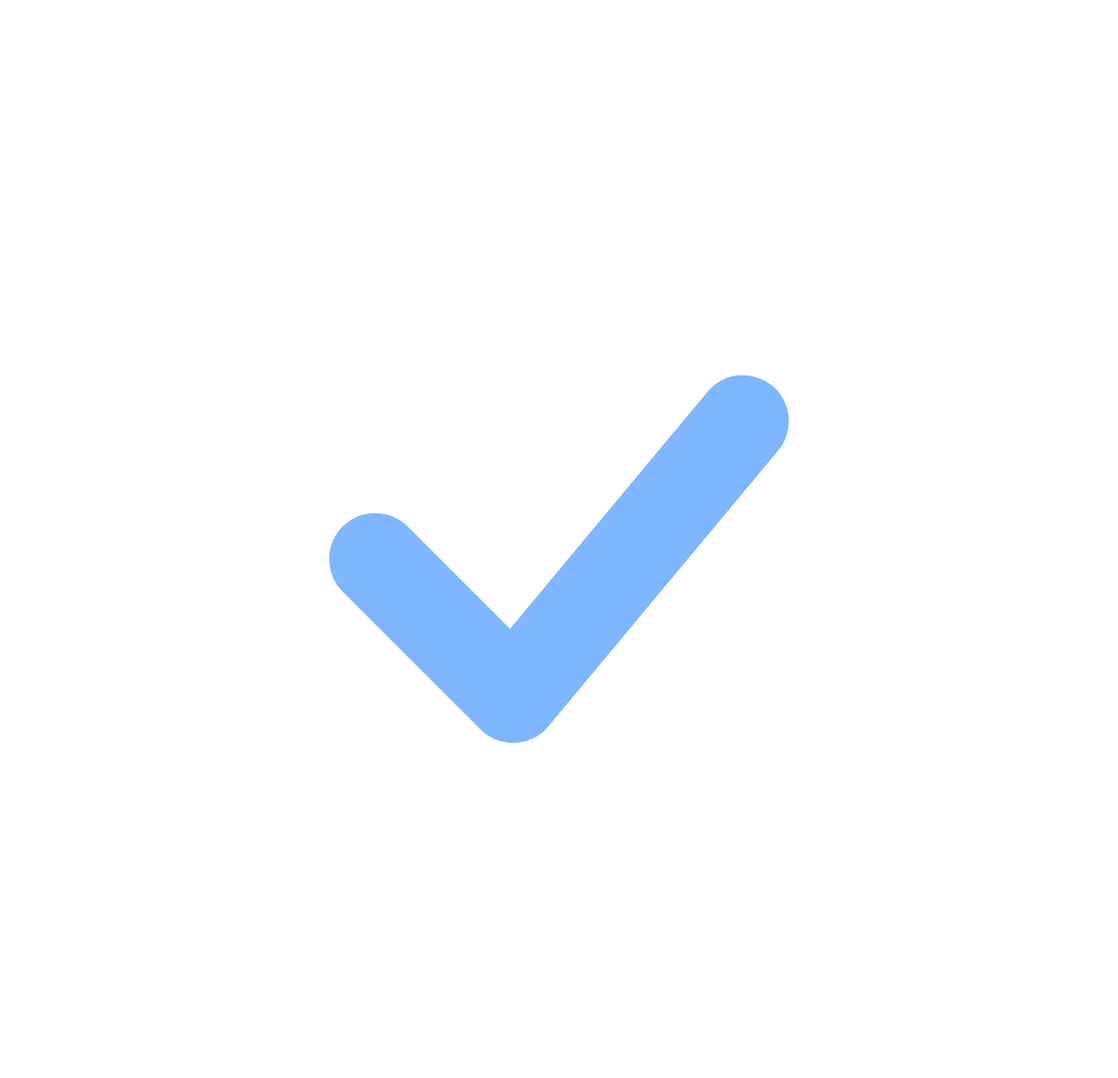
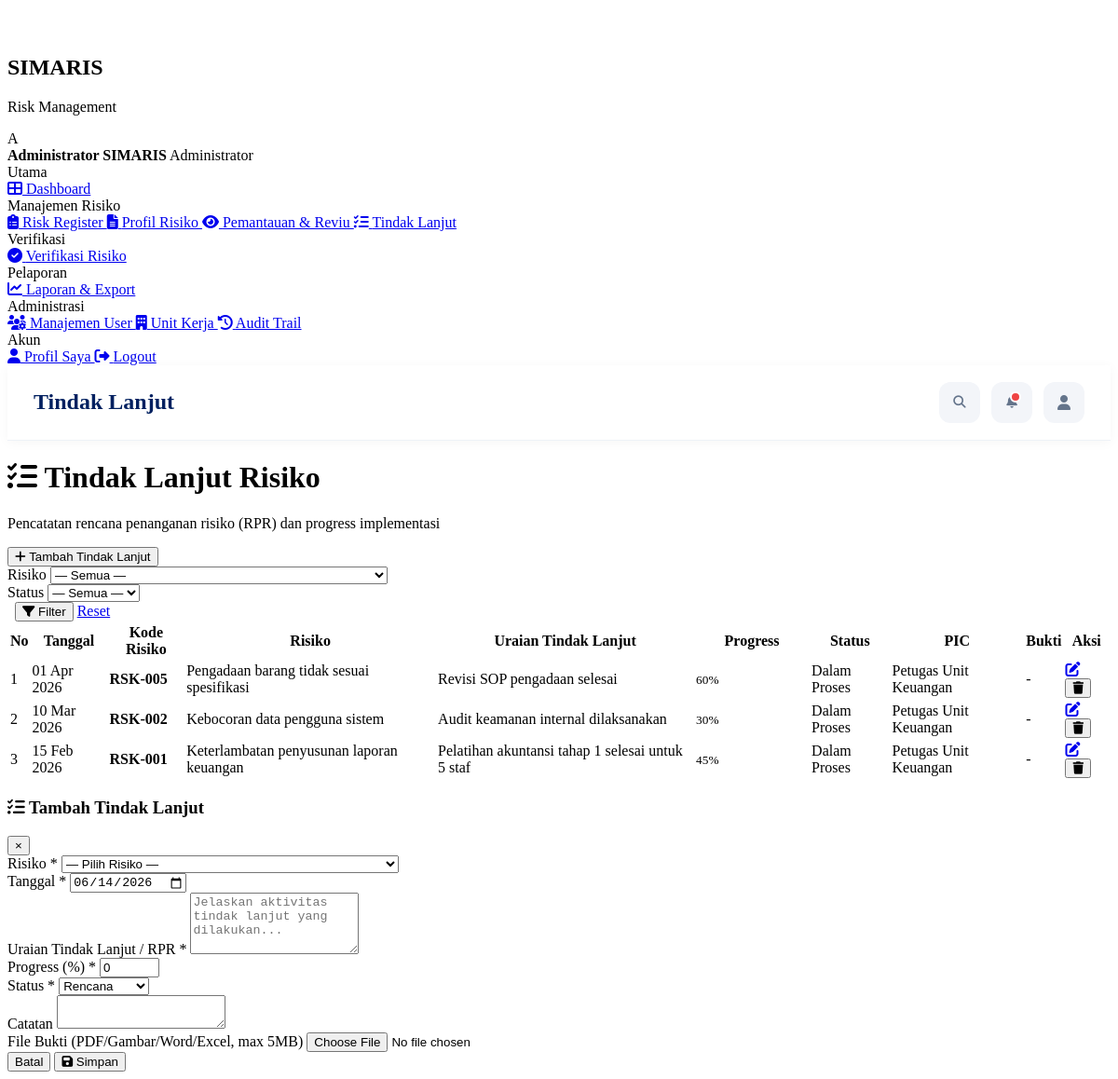
The app's page /pages/tindak_lanjut.php (signed in) with its own data (2 pictures, top to bottom).
### tables this page shows
CREATE TABLE `tindak_lanjut` (
  `id`         INT(11)      NOT NULL AUTO_INCREMENT,
  `risiko_id`  INT(11)      NOT NULL,
  `tanggal`    DATE         NOT NULL,
  `uraian`     TEXT         NOT NULL,
  `progress`   INT(3)       NOT NULL DEFAULT 0,
  `status`     ENUM('rencana','on_progress','selesai','terhambat','belum_dimulai','dalam_proses') NOT NULL DEFAULT 'rencana',
  `catatan`    TEXT         DEFAULT NULL,
  `file_bukti` VARCHAR(255) DEFAULT NULL,
  `user_id`    INT(11)      NOT NULL,
  `created_at` TIMESTAMP    DEFAULT CURRENT_TIMESTAMP,
  `updated_at` TIMESTAMP    DEFAULT CURRENT_TIMESTAMP ON UPDATE CURRENT_TIMESTAMP,
  PRIMARY KEY (`id`),
  KEY `idx_risiko_tl` (`risiko_id`),
  CONSTRAINT `fk_tl_risiko` FOREIGN KEY (`risiko_id`) REFERENCES `risiko` (`id`) ON DELETE CASCADE
);

CREATE TABLE `risiko` (
  `id`              INT(11)      NOT NULL AUTO_INCREMENT,
  `kode_risiko`     VARCHAR(30)  NOT NULL UNIQUE,
  `nama_risiko`     VARCHAR(255) NOT NULL,
  `unit_id`         INT(11)      NOT NULL,
  `penyebab`        TEXT         NOT NULL,
  `sumber_risiko`   ENUM('internal','eksternal') NOT NULL,
  `kategori_cuc`    ENUM('C','UC') NOT NULL COMMENT 'Controllable / Uncontrollable',
  `dampak_uraian`   TEXT         NOT NULL,
   
  `pengendalian`    TEXT,
  `efektivitas`     ENUM('efektif','tidak_efektif') DEFAULT 'tidak_efektif',
   
  `likelihood`      INT(1)       NOT NULL,
  `impact`          INT(1)       NOT NULL,
  `bobot`           INT(2)       NOT NULL,
  `nilai_risiko`    INT(4)       NOT NULL COMMENT 'P x D x Bobot',
  `tingkat_risiko`  ENUM('sangat_rendah','rendah','sedang','tinggi','sangat_tinggi') NOT NULL,
  `prioritas`       INT(1)       NOT NULL COMMENT '1=ST, 2=T, 3=S, 4=R, 5=SR',
   
  `selera_risiko`   ENUM('dalam_batas','diatas_batas') NOT NULL,
  `pilihan_penanganan` ENUM('menerima','mitigasi','menghindari','berbagi') NOT NULL,
   
  `rpr_uraian`      TEXT,
  `jadwal_mulai`    DATE,
  `jadwal_selesai`  DATE,
  `pj_id`           INT(11)      DEFAULT NULL COMMENT 'Penanggung Jawab',
   
  `target_likelihood`     INT(1),
  `target_impact`         INT(1),
  `target_bobot`          INT(2),
  `target_nilai_risiko`   INT(4),
  `target_tingkat_risiko` ENUM('sangat_rendah','rendah','sedang','tinggi','sangat_tinggi'),
   
  `status_mitigasi` ENUM('belum','belum_dimulai','dalam_proses','on_progress','selesai') DEFAULT 'belum_dimulai',
  `progress`        INT(3)       DEFAULT 0 COMMENT 'Persentase 0-100',
   
  `status_verifikasi` ENUM('draft','menunggu','disetujui','ditolak') DEFAULT 'draft',
  `verifikator_id`    INT(11)    DEFAULT NULL,
  `tanggal_verifikasi` DATETIME  DEFAULT NULL,
  `catatan_verifikasi` TEXT,
   
  `created_by`      INT(11)      NOT NULL,
  `created_at`      TIMESTAMP    DEFAULT CURRENT_TIMESTAMP,
  `updated_at`      TIMESTAMP    DEFAULT CURRENT_TIMESTAMP ON UPDATE CURRENT_TIMESTAMP,
  PRIMARY KEY (`id`),
  KEY `idx_unit` (`unit_id`),
  KEY `idx_tingkat` (`tingkat_risiko`),
  KEY `idx_status` (`status_mitigasi`)
);

CREATE TABLE `users` (
  `id`            INT(11)      NOT NULL AUTO_INCREMENT,
  `username`      VARCHAR(50)  NOT NULL UNIQUE,
  `email`         VARCHAR(100) NOT NULL UNIQUE,
  `password`      VARCHAR(255) NOT NULL,
  `nama_lengkap`  VARCHAR(150) NOT NULL,
  `role`          ENUM('admin','unit_kerja','verifikator','pimpinan') NOT NULL DEFAULT 'unit_kerja',
  `unit_id`       INT(11)      DEFAULT NULL,
  `foto`          VARCHAR(255) DEFAULT NULL,
  `status`        ENUM('aktif','nonaktif') NOT NULL DEFAULT 'aktif',
  `last_login`    DATETIME     DEFAULT NULL,
  `created_at`    TIMESTAMP    DEFAULT CURRENT_TIMESTAMP,
  `updated_at`    TIMESTAMP    DEFAULT CURRENT_TIMESTAMP ON UPDATE CURRENT_TIMESTAMP,
  PRIMARY KEY (`id`)
);

### includes/functions.php (called while the page is built, shortened)
<?php
function hasRole(array $roles): bool {
    $u = currentUser();
    return in_array($u['role'] ?? '', $roles, true);
}
function currentUser(): array {
    if (isset($_SESSION['user']) && is_array($_SESSION['user'])) {
        return $_SESSION['user'];
    }
    return [
        'id'           => $_SESSION['user_id']      ?? null,
        'username'     => $_SESSION['username']     ?? null,
        'nama_lengkap' => $_SESSION['nama_lengkap'] ?? null,
        'role'         => $_SESSION['role']         ?? null,
        'unit_id'      => $_SESSION['unit_id']      ?? null,
        'email'        => $_SESSION['email']        ?? null,
        'foto'         => $_SESSION['foto']         ?? null,
    ];
}
function formatTanggal(?string $tgl, bool $withTime = false): string {
    return $withTime
        ? date('d M Y, H:i', strtotime($tgl))
        : date('d M Y', strtotime($tgl));
}
function e(?string $str): string {
    return htmlspecialchars($str ?? '', ENT_QUOTES, 'UTF-8');
}

### pages/tindak_lanjut.php (the view, shortened to what this page needs)
<?php
require_once __DIR__ . '/../includes/functions.php';
$pdo = db();
$edit = null;
$where = ['1=1']; $params = [];
$sql = "SELECT tl.*, r.kode_risiko, r.nama_risiko, u.nama_lengkap AS pic_nama
        FROM tindak_lanjut tl
        JOIN risiko r ON r.id = tl.risiko_id
        LEFT JOIN users u ON u.id = tl.user_id
        WHERE " . implode(' AND ', $where) . "
        ORDER BY tl.tanggal DESC, tl.id DESC";
$stmt = $pdo->prepare($sql);
$stmt->execute($params);
$rows = $stmt->fetchAll();
include __DIR__ . '/../includes/header.php';
?>
<div class="page-header">
    <div>
        <h1 class="page-title"><i class="fas fa-tasks"></i> Tindak Lanjut Risiko</h1>
        <p class="page-subtitle">Pencatatan rencana penanganan risiko (RPR) dan progress implementasi</p>
    </div>
    <?php if (hasRole(['admin','unit_kerja'])): ?>
    <button class="btn btn-primary" onclick="openModal('modalTL')">
        <i class="fas fa-plus"></i> Tambah Tindak Lanjut
    </button>
    <?php endif; ?>
</div>
<div class="card">
    <form method="get" class="filter-bar">
        <div class="filter-item">
            <label>Risiko</label>
            <select name="risiko" class="form-control">
                <option value="">— Semua —</option>
            </select>
        </div>
        <div class="filter-item">
            <label>Status</label>
            <select name="status" class="form-control">
                <option value="">— Semua —</option>
            </select>
        </div>
        <div class="filter-item">
            <label>&nbsp;</label>
            <button class="btn btn-primary"><i class="fas fa-filter"></i> Filter</button>
            <a href="tindak_lanjut.php" class="btn btn-outline">Reset</a>
        </div>
    </form>
</div>
<div class="card">
    <div class="table-responsive">
    <table class="data-table">
        <thead>
        <tr>
            <th>No</th>
            <th>Tanggal</th>
            <th>Kode Risiko</th>
            <th>Risiko</th>
            <th>Uraian Tindak Lanjut</th>
            <th>Progress</th>
            <th>Status</th>
            <th>PIC</th>
            <th>Bukti</th>
            <th>Aksi</th>
        </tr>
        </thead>
        <tbody>
        <?php if (empty($rows)): ?>
        <tr><td colspan="10" class="text-center text-muted">Belum ada data tindak lanjut.</td></tr>
        <?php else: $no=1; foreach ($rows as $r): ?>
        <tr>
            <td><?= $no++ ?></td>
            <td><?= formatTanggal($r['tanggal']) ?></td>
            <td><strong><?= e($r['kode_risiko']) ?></strong></td>
            <td><?= e($r['nama_risiko']) ?></td>
            <td><?= nl2br(e(mb_substr($r['uraian'],0,150))) ?></td>
            <td style="min-width:120px">
                <small><?= $r['progress'] ?>%</small>
            </td>
            <td>
<?php
    $map = [
        'rencana'       => 'badge-info',
        'on_progress'   => 'badge-warning',
        'dalam_proses'  => 'badge-warning',
        'selesai'       => 'badge-success',
        'terhambat'     => 'badge-danger'
    ];
    $label = [
        'rencana'       => 'Rencana',
        'on_progress'   => 'On Progress',
        'dalam_proses'  => 'Dalam Proses',
        'selesai'       => 'Selesai',
        'terhambat'     => 'Terhambat'
    ];
    $status = $r['status'] ?? 'rencana';
    echo "<span class='badge ".$map[$status]."'>".$label[$status]."</span>";
?>
</td>
            <td><?= e($r['pic_nama'] ?? '-') ?></td>
            <td>
                <?php if ($r['file_bukti']): ?>
                <a href="<?= APP_URL ?>/uploads/<?= e($r['file_bukti']) ?>" target="_blank" class="btn-icon" title="Lihat bukti">
                    <i class="fas fa-paperclip"></i>
                </a>
                <?php else: ?><span class="text-muted">-</span><?php endif; ?>
            </td>
            <td>
                <?php if (hasRole(['admin','unit_kerja'])): ?>
                <a href="?edit=<?= $r['id'] ?>" class="btn-icon" title="Edit"><i class="fas fa-edit"></i></a>
                <?php endif; ?>
                <?php if (hasRole(['admin'])): ?>
                <form method="post" style="display:inline" onsubmit="return confirm('Hapus tindak lanjut ini?')">
                    <button class="btn-icon btn-icon-danger" title="Hapus"><i class="fas fa-trash"></i></button>
                </form>
                <?php endif; ?>
            </td>
        </tr>
        <?php endforeach; endif; ?>
        </tbody>
    </table>
    </div>
</div>
<div class="modal-overlay <?= $edit ? 'active':'' ?>" id="modalTL">
    <div class="modal" style="max-width:700px">
        <div class="modal-header">
            <h3><i class="fas fa-tasks"></i> <?= $edit?'Edit':'Tambah' ?> Tindak Lanjut</h3>
            <button type="button" class="modal-close" onclick="location.href='tindak_lanjut.php'">&times;</button>
        </div>
        <form method="post" enctype="multipart/form-data">
            <div class="modal-body">
                <div class="form-row">
                    <div class="form-group">
                        <label>Risiko *</label>
                        <select name="risiko_id" class="form-control" required>
                            <option value="">— Pilih Risiko —</option>
                        </select>
                    </div>
                    <div class="form-group">
                        <label>Tanggal *</label>
                        <input type="date" name="tanggal" class="form-control" value="<?= $edit['tanggal'] ?? date('Y-m-d') ?>" required>
                    </div>
                </div>
                <div class="form-group">
                    <label>Uraian Tindak Lanjut / RPR *</label>
                    <textarea name="uraian" class="form-control" rows="4" required placeholder="Jelaskan aktivitas tindak lanjut yang dilakukan..."><?= e($edit['uraian'] ?? '') ?></textarea>
                </div>
                <div class="form-row">
                    <div class="form-group">
                        <label>Progress (%) *</label>
                        <input type="number" name="progress" class="form-control" min="0" max="100" value="<?= $edit['progress'] ?? 0 ?>" required>
                    </div>
                    <div class="form-group">
                        <label>Status *</label>
                        <select name="status" class="form-control" required>
                            <option value="rencana" <?= ($edit['status']??'')==='rencana'?'selected':'' ?>>Rencana</option>
                        </select>
                    </div>
                </div>
                <div class="form-group">
                    <label>Catatan</label>
                    <textarea name="catatan" class="form-control" rows="2"><?= e($edit['catatan'] ?? '') ?></textarea>
                </div>
                <div class="form-group">
                    <label>File Bukti (PDF/Gambar/Word/Excel, max 5MB)</label>
                    <input type="file" name="file_bukti" class="form-control" accept=".pdf,.jpg,.jpeg,.png,.doc,.docx,.xls,.xlsx">
                </div>
            </div>
            <div class="modal-footer">
                <button type="button" class="btn btn-outline" onclick="location.href='tindak_lanjut.php'">Batal</button>
                <button class="btn btn-primary"><i class="fas fa-save"></i> Simpan</button>
            </div>
        </form>
    </div>
</div>
<?php include __DIR__ . '/../includes/footer.php'; ?>

### records on screen
tindak_lanjut: tanggal "01 Apr 2026", risiko.kode_risiko "RSK-005", risiko.nama_risiko "Pengadaan barang tidak sesuai spesifikasi", uraian "Revisi SOP pengadaan selesai", progress "60", status "Dalam Proses", user.nama_lengkap "Petugas Unit Keuangan"
tindak_lanjut: tanggal "10 Mar 2026", risiko.kode_risiko "RSK-002", risiko.nama_risiko "Kebocoran data pengguna sistem", uraian "Audit keamanan internal dilaksanakan", progress "30", status "Dalam Proses", user.nama_lengkap "Petugas Unit Keuangan"
tindak_lanjut: tanggal "15 Feb 2026", risiko.kode_risiko "RSK-001", risiko.nama_risiko "Keterlambatan penyusunan laporan keuangan", uraian "Pelatihan akuntansi tahap 1 selesai untuk 5 staf", progress "45", status "Dalam Proses", user.nama_lengkap "Petugas Unit Keuangan"

### other values on screen
$initial "A"
$user['nama_lengkap'] "Administrator SIMARIS"
formatRole($user['role']) "Administrator"
$page_title "Tindak Lanjut"
